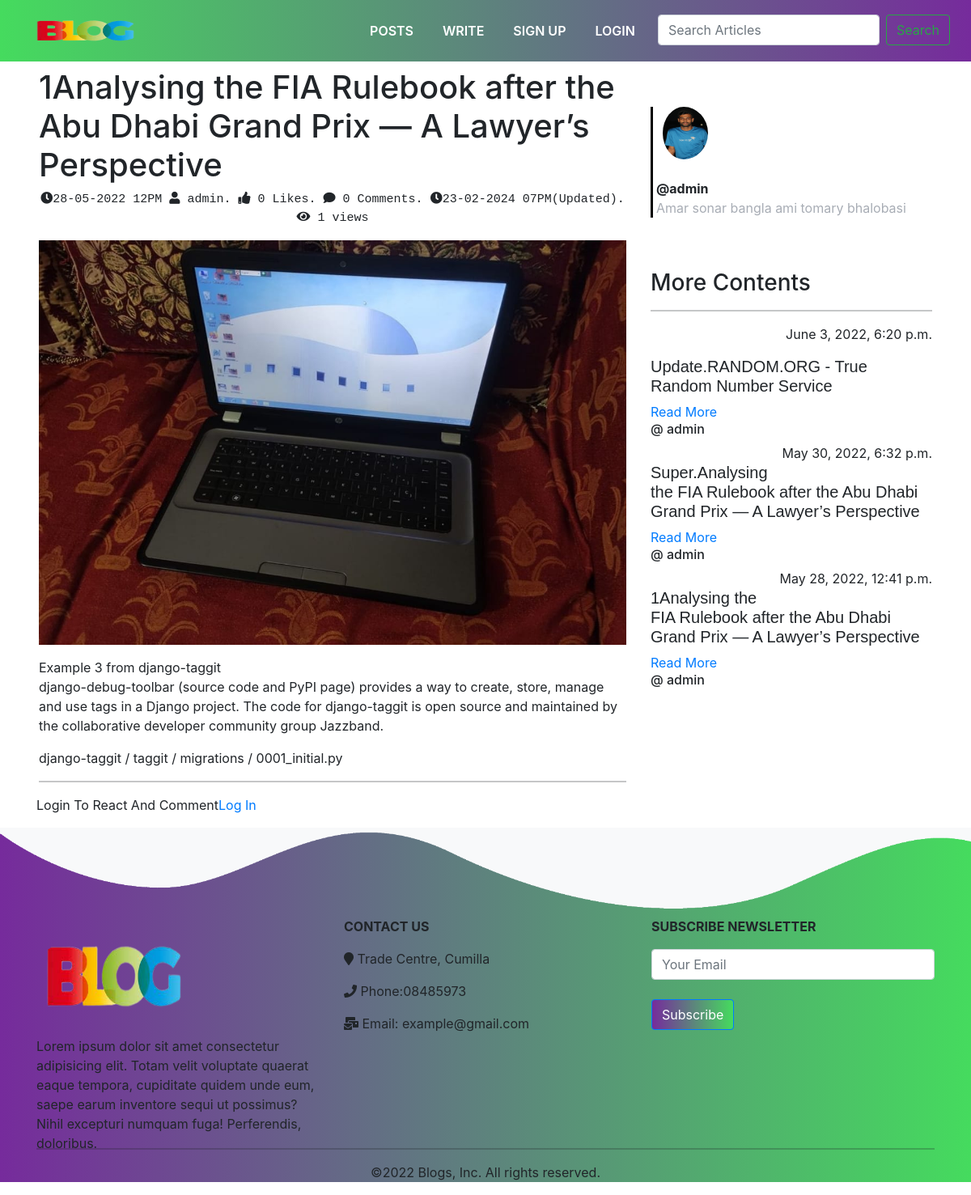
Before: /details/1analysing-the-fia-rulebook-after-the-abu-dhabi-grand-prix-a-lawyers-perspective/ with the older database file.
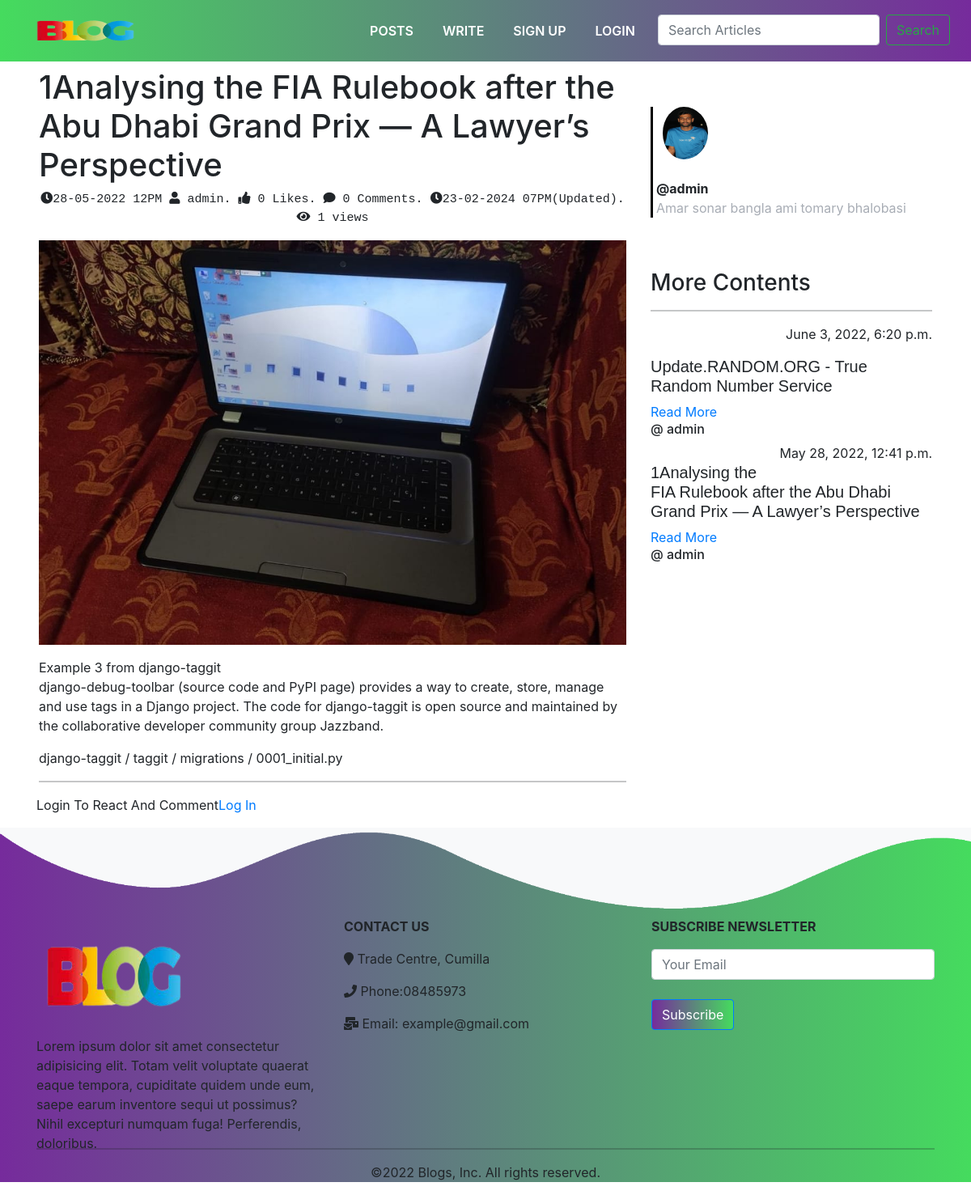
After: the same page with the newer database file.
### posts/models.py (models this page shows, shortened)
class Blog(models.Model):
    author=models.ForeignKey(User,on_delete=models.CASCADE,related_name='post_author')
    blog_title=models.CharField(max_length=264,verbose_name='Put a Title')
    category=models.ForeignKey(Category,on_delete=models.CASCADE,related_name='category',default=None)
    slug= models.SlugField(max_length=264,unique=True,null=True,allow_unicode=True)
    blog_content=models.TextField(verbose_name='what is on your mind?')
    blog_image=models.ImageField(upload_to='blog_images',verbose_name='Image')
    publish_date=models.DateTimeField(auto_now_add=True)
    update_date=models.DateTimeField(auto_now=True)
    view_count=models.IntegerField(null=True,default=0,blank=True)
    class Meta:
        ordering = ('-publish_date',)
    @staticmethod
    def get_all_products_by_id(category_id):
        if category_id :
            return Blog.objects.filter(category=category_id)
        else:
            return Blog.objects.all()

### authentication/models.py (models this page shows, shortened)
class UserProfile(models.Model):
    user=models.OneToOneField(User,related_name='user_profile',on_delete=models.CASCADE)#here is important thing related_name. when i need profile_pic i can just write {{user.user_profile}}. and if i want Profile_pic i can just write {{user.user_profile.profile_pic}}
    profile_pic=models.ImageField(upload_to='profile_pics')

class UserBio(models.Model):
    user=models.OneToOneField(User,related_name='user_bio', on_delete=models.CASCADE)
    user_profile_bio=models.TextField(max_length=200,null=True,default='This user has no Bio yet')

### posts/views.py (the view, shortened to what this page needs)
# urls.py: path('details/<slug>/', views.blog_details, name='blog_details'),
def blog_details(request, slug):
    blog = Blog.objects.get(slug=slug)
    if request.method == 'GET':
        visited = request.session.get('visited')
        if not visited:
            blog.view_count = blog.view_count+1
            blog.save()
            request.session['visited'] = True
    blogCategory = blog.category.id
    SameCategoryBlog = Blog.get_all_products_by_id(blogCategory)
    liked = False
    if request.user.is_authenticated:
        already_liked = Likes.objects.filter(blog=blog, user=request.user)
        if already_liked:
            liked = True
        else:
            liked = False
    comments = Comment.objects.filter(blog=blog, parent=None)
    replies = Comment.objects.filter(blog=blog).exclude(parent=None)
    replyDict = {}
    for reply in replies:
        if reply.parent.id not in replyDict.keys():  # Here goes the main thing of this. by this 83 to 87 lines' code i have created a loop and stored all the reply by their parent's id as key in the dictionary
            replyDict[reply.parent.id] = [reply]
        else:
            replyDict[reply.parent.id].append(reply)
    return render(request, 'blogs/blogdetails.html', context={'blog': blog, 'comments': comments,
                                                              'like': liked, 'CategoryBlog': SameCategoryBlog,
                                                              'replyDict': replyDict, 'replies': replies, })

### templates/blogs/blogdetails.html (shortened to what this page needs)
{% extends 'layouts.html' %}
{% load get_dict %}
{% block content %}
<div class=" px-2 px-lg-5">
    <div class="row">
        <div class="col-lg-4 col-md-3"></div>
        <div class="col-lg-4 col-md-6 pt-2" style="z-index:0.5 ;">
        </div>
        <div class="col-lg-4 col-md-3"></div>
    </div>
 <div class="row">
    <div class="col-md-8">
        <h2 style="font-size:40px;">{{blog.blog_title|capfirst}}</h2>
       <div class="font-monospace text-sm-center" style="font-size: 15px;">
        <i class="fa fa-solid fa-clock"></i>{{blog.publish_date|date:'d-m-Y hA'}}
        <i class="fa fa-solid fa-user"></i>&nbsp;{{blog.author}}.
        <i class="fa fa-solid fa-thumbs-up"></i>&nbsp;{{blog.liked_blog.count}}&nbsp;Likes.
        <i class="fa fa-solid fa-comment"></i>&nbsp;{{blog.Blog_comment.count}}&nbsp;Comments.
        <i class="fa fa-solid fa-clock"></i>{{blog.update_date|date:'d-m-Y hA'}}(Updated).
        <i class="fa fa-solid fa-eye"></i>&nbsp;{{blog.view_count}}&nbsp;views<p></p>
       </div>
        <img src="/media/{{blog.blog_image}}" alt="{{blog.blog_title}}" title="{{blog.blog_title}}" width="100%" height="500px">
        <p style="font-family:monospace;">{{blog.blog_content|capfirst | linebreaks}}</p><hr>
    <div class="row">
        {% if user.is_authenticated %}
        <div class="col-lg-5">
            <h5>Comment*</h5>
            <form method="post">
                <div class="form-group">
                    <textarea name="comment" id="comment" cols="40" rows="5" placeholder="Your comment"></textarea>
                    <input type="hidden" name="commentId" value="">
                </div>
                {% csrf_token %}<button type="submit" class="btn btn-md button-special btn-outline-success ">Comment</button>
            </form>
        </div>
        <div class="col-lg-7">
            <hr>
          {% if comments %}
                    <h5>Readers Comments</h5>
            {% for comment in comments %}
            <li class="media">
                {% if comment.user.user_profile.profile_pic %}
                <img src="{{comment.user.user_profile.profile_pic.url}}" height="70px" width="60px" class="rounded-circle mx-2">
                {% else %}
                <img src="/media/profile_pics/avater.jpg/" height="70px" width="60px" class="rounded-circle mx-2">
                 {% endif %}
                <div class="media-body">
                    <span class="text-muted pull-right">
                        <small class="text-muted " style="float:right;">{{comment.comment_date}}</small>
                    </span>
                    <strong class="text-success">@{{comment.user}}</strong>
                    <p>
                        {{comment.comment}}
                  </p>
                        {% if comment.user == request.user %}
                            <a href="{% url 'delete_comment' slug=blog.slug id=comment.id %}" class="text-danger float-right" onclick="return confirm('are you sure?')">Delete</a>
                        {% endif %}
                    <a class="text-uppercase hover-color" type="button" data-bs-toggle="collapse" data-bs-target="#replybox{{comment.id}}" aria-expanded="false" aria-controls="replybox{{comment.id}}">
                      <p class="">Replies</p>
                    </a>
                  <div class="collapse" id="replybox{{comment.id}}">
                    <div class=" border card-body">
                        <div>
                            {% comment %} {% for reply in replyDict|get_val:comment.id %}
                            {% endfor %} {% endcomment %}
                                {% for reply in replies  %}
                                            {% if reply.parent.id == comment.id %}
                                                <small class="text-muted" style="float:right;">{{reply.comment_date}}</small>
                                                <strong class="text-success">@{{reply.user}}</strong>
                                                <p>
                                                    {{reply.comment}}
                                                    {% if reply.user == request.user %}
                                                    <a href="{% url 'delete_comment' slug=blog.slug id=reply.id %}" class="text-danger float-right" onclick="return confirm('are you sure?')">Delete</a>
                                                    {% endif %}</p>
                                            {% endif %}
                                {% endfor %}
                        </div>
                        <form method="post" >
                            {% csrf_token %}
                            <div class="form-group">
                                <input type="text" class="form-control" name="comment" placeholder="Enter Reply here">
                                <input type="hidden" name="commentId" value="{{comment.id}}">
                            </div>
                            <button type="submit" class="btn btn-sm button-special btn-outline-success">Reply</button>
                        </form>
                    </div>
                  </div>
                </div>
            </li><br>{% endfor %}
          {% else %}
            <p class="text-danger">Be The First To Comment!</p>
          {% endif %}
        </div>
         </div>
     <div class="col-lg-12">
        {% else %}
        <p>Login To React And Comment<a href="{% url 'login' %}">Log In</a></p>
        {% endif %}
     </div>
    </div>
    <div class="col-md-4">
        <div class="mt-5 " style="border-left:3px solid black;" >
            {% if blog.author.user_profile.profile_pic %}
                <img src="{{blog.author.user_profile.profile_pic.url}}" height="65px" width="60px" class="rounded-circle mx-2  pl-1"><br><br>
                {% else %}
                <img src="/media/profile_pics/avater.jpg/" height="70px" width="60px" class="rounded-circle mx-2 pl-1"><br><br>
                 {% endif %}
            <b class="pl-1">@{{blog.author}}</b>
            <p class="text-bold pl-1 " style="color:#a8adb5;">{{blog.author.user_bio.user_profile_bio}}</p>
        </div><br><br>
        <h3>More Contents</h3><hr>
        {% for Cat in CategoryBlog %}
        <p style="float:right;">{{Cat.publish_date}}</p><br>
        <h3 style="font-family: 'Arial Narrow Bold', sans-serif; font-size:20px;">{{Cat.blog_title|capfirst|truncatewords:30}}</h3><a href="{% url 'blog_details' slug=Cat.slug %}">Read More</a>
        <br>
        <h6> @&nbsp;{{Cat.author}}</h6>
        {% endfor %}
    </div>
</div>
</div>
{% endblock content %}

### templates/layouts.html (shortened to what this page needs)
<!doctype html>
{% load static %}
<html lang="en">
  <head>
    <link href="https://cdn.jsdelivr.net/npm/bootstrap@5.1.3/dist/css/bootstrap.min.css" rel="stylesheet">
    <link rel="stylesheet" href="{% static 'index.css' %}">
    <link rel="stylesheet" href="https://stackpath.bootstrapcdn.com/bootstrap/4.3.1/css/bootstrap.min.css">
    <link href="https://cdnjs.cloudflare.com/ajax/libs/font-awesome/5.10.2/css/all.css" rel="stylesheet">
  </head>
  <body>
        {% include 'navbar.html' %}
{% block content %}
{% endblock %}
      <section id="footer">
        <img src="{% static 'images/wave2.png' %}" alt="" class="footer-img" style="width:100%;">
        <div class="container">
          <div class="row">
            <div class="col-md-4 footer-box">
              <img src="{% static 'images/download-removebg-preview.png' %}" alt="" style="height:55%; width:55%;">
              <p>Lorem ipsum dolor sit amet consectetur adipisicing elit. Totam velit voluptate quaerat eaque tempora, cupiditate quidem unde eum, saepe earum inventore sequi ut possimus? Nihil excepturi numquam fuga! Perferendis, doloribus.</div>
            <div class="col-md-4 footer-box">
              <p><b>CONTACT US</b></p>
              <p><i class="fa fa-map-marker"></i> Trade Centre, Cumilla</p>
              <p><i class="fa fa-phone"></i> Phone:08485973</p>
              <p><i class="fas fa-mail-bulk "></i> Email: example@gmail.com</p>
            </div>
            <div class="col-md-4 footer-box">
              <p><b>SUBSCRIBE NEWSLETTER</b></p>
              <form action="" method="post">
                <input type="email" class="form-control" placeholder="Your Email" name="email"><br>
              <button type="submit" class="btn btn-primary sub-button">Subscribe</button>
              </form>
            </div>
          </div>
          <hr>
          <p class="copyright text-center">©2022 Blogs, Inc. All rights reserved.</p></div><div class="clear"></div>
    </section>
  </body>
</html>

### templates/navbar.html (shortened to what this page needs)
{% load static %}
<section id="nav-bar">
    <nav class="navbar navbar-expand-lg navbar-light">
        <a class="navbar-brand" href="/"><img src="{% static 'images/download-removebg-preview.png' %}" alt="" style="width:160px; height:50px;"></a>
        <div class="collapse navbar-collapse" id="navbarSupportedContent">
          <ul class="navbar-nav ml-auto">
            <li class="nav-item">
              <a class="nav-link" href="{% url 'showing_blogs' %}">POSTS</a>
            </li>
              <li class="nav-item">
                <a class="nav-link" href="{% url 'write' %}">WRITE</a>
              </li>
              {% if user.is_authenticated %}
              <div class="dropdown">
                <button class="btn dropdown-toggle" type="button" id="dropdownMenuButton1" data-bs-toggle="dropdown" aria-expanded="false">
                  <i class="fa fa-solid fa-user"></i>
                </button>
                <ul class="dropdown-menu" aria-labelledby="dropdownMenuButton1" style="background-image: linear-gradient(to right, #42c057,#a659cc);">
                  <li><a class="dropdown-item" href="{% url 'profile' %}">PROFILE</a></li>
                  <li><a class="dropdown-item" href="{% url 'logout' %}" onclick="return confirm('are you sure?')">LOGOUT</a></li>
                  <li><a class="dropdown-item" href="{% url 'signup' %}">SIGN UP</a></li>
                </ul>
              </div>
              {% else %}
              <li class="nav-item">
                <a class="nav-link" href="{% url 'signup' %}">SIGN UP</a>
              </li>
              <li class="nav-item">
                <a class="nav-link" href="{% url 'login' %}">LOGIN</a>
              </li>
              {% endif %}
              <li class="nav-item">
                <form class="form-inline my-2 my-lg-0" method="GET" action="{% url 'showing_blogs' %}">
                  <input class="form-control mr-sm-2" type="search" name="search" placeholder="Search Articles" aria-label="Search">
                  <button class="btn btn-outline-success my-2 my-sm-0 button-special" type="submit">Search</button>
                </form>
              </li>
          </ul>
        </div>
      </nav></section>

### static/index.css (style rules this page uses)
* { margin: 0; padding: 0; }
body { font-family: sans-serif; }
#nav-bar { position: sticky; top:0; z-index: 10; }
.navbar { background-image: linear-gradient(to right, #45db5e,#762b9c); padding: 0; }
.navbar-brand img { height: 70px; width: 50px; padding-left: 20px; }
.navbar-nav li { padding: 0 10px; }
.navbar-nav li a { color: #fff !important; font-weight: 600; float: right; text-align: right; }
#footer { background-image: linear-gradient(to right,#762b9c,#45db5e); }
.sub-button { background-image:linear-gradient(to left,#45db5e,#762b9c); }

Changed rows visible on the page:
no longer on this page (row edited): Blog: publish_date "May 30, 2022, 6:32 p.m.", blog_title "Super.Analysing the FIA Rulebook after the Abu Dhabi Grand Prix — A Lawyer’s Perspective", author "admin"
